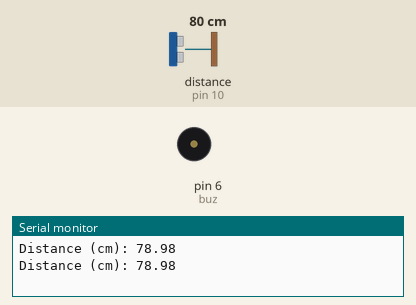
Simulated run of this sketch. Board: Arduino Uno, built with avr-gcc and run on an emulated ATmega328P. Shown: buzzer (waves = sounding, pin HIGH), the last lines printed to the serial monitor. Wiring (inferred from the names in the program): ultrasonic range finder: trigger pin 9; echo pin 10. The inputs (shaded band) are chosen by the test bench; at power-on: distance to the obstacle (sensor on pin 10) 80 cm. The echo pulse lasts 58.3 µs per cm; pins used as bus, display or sensor lines are not drawn.

Above: at 1.8 s.
1.9 s: distance to the obstacle (sensor on pin 10) set to 7 cm
3.4 s: distance to the obstacle (sensor on pin 10) set to 4 cm
At 5.1 s:
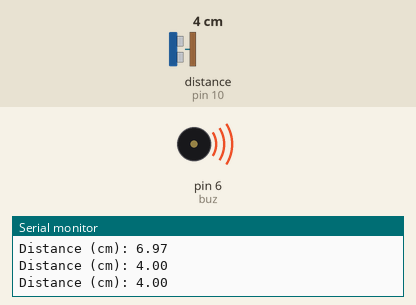
5.5 s: distance to the obstacle (sensor on pin 10) set to 9 cm
At 6.7 s:
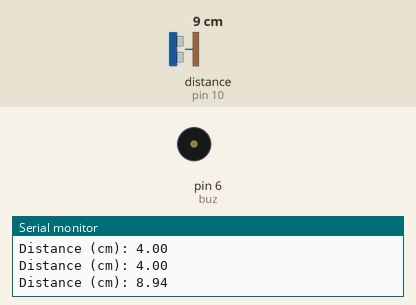
7.5 s: distance to the obstacle (sensor on pin 10) set to 2 cm
At 8.4 s:
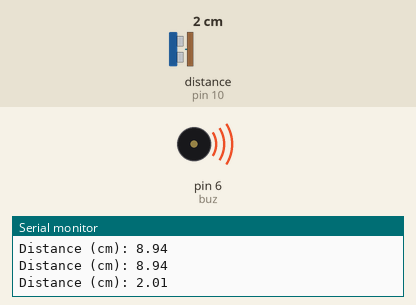
Timing chart, 0 to 10.5 s (numbered marks = the images above; inputs shaded):
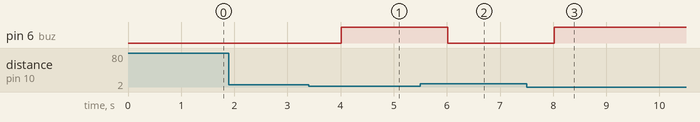

The sketch:

12.ultrasonic_sensor.ino
```cpp
// (licence header left out)
const int trigPin = 9;
const int echoPin = 10;
int buz = 6;

void setup() {
  Serial.begin(9600); // Starts the serial communication
  pinMode(trigPin, OUTPUT); // Sets the trigPin as an Output
  pinMode(echoPin, INPUT); // Sets the echoPin as an Input
  pinMode(buz, OUTPUT);
}

void loop() {
  // Clears the trigPin
  digitalWrite(trigPin, LOW);
  delayMicroseconds(2);
  // Sets the trigPin on HIGH state for 10 micro seconds
  digitalWrite(trigPin, HIGH);
  delayMicroseconds(10);
  digitalWrite(trigPin, LOW);

  // Reads the echoPin, returns the sound wave travel time in microseconds
  long duration = pulseIn(echoPin, HIGH);

  // Calculate the distance
  float distanceCm = duration * 0.034/2;

  // Convert to inches

  // Prints the distance in the Serial Monitor
  Serial.print("Distance (cm): ");
  Serial.println(distanceCm);

  if(distanceCm < 5)
  {
    digitalWrite(buz,HIGH);
  }
  else
  {
    digitalWrite(buz,LOW);
  }
  delay(1000);
}
```

Measured:
- the behaviour switches between 6 and 5 cm on distance to the obstacle (sensor on pin 10) (found by bisection; images 0 and 1)
- after the input at 3.4 s, pin 6 (buz): LOW → HIGH after 0.62 s
- after the input at 5.5 s, pin 6 (buz): HIGH → LOW after 0.52 s
- after the input at 7.5 s, pin 6 (buz): LOW → HIGH after 0.52 s
